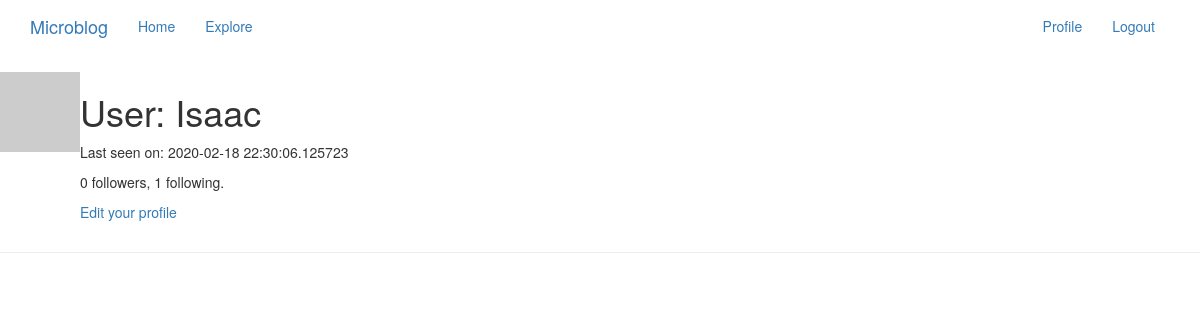
/user/Isaac (signed in), run on an earlier commit of the app's database.
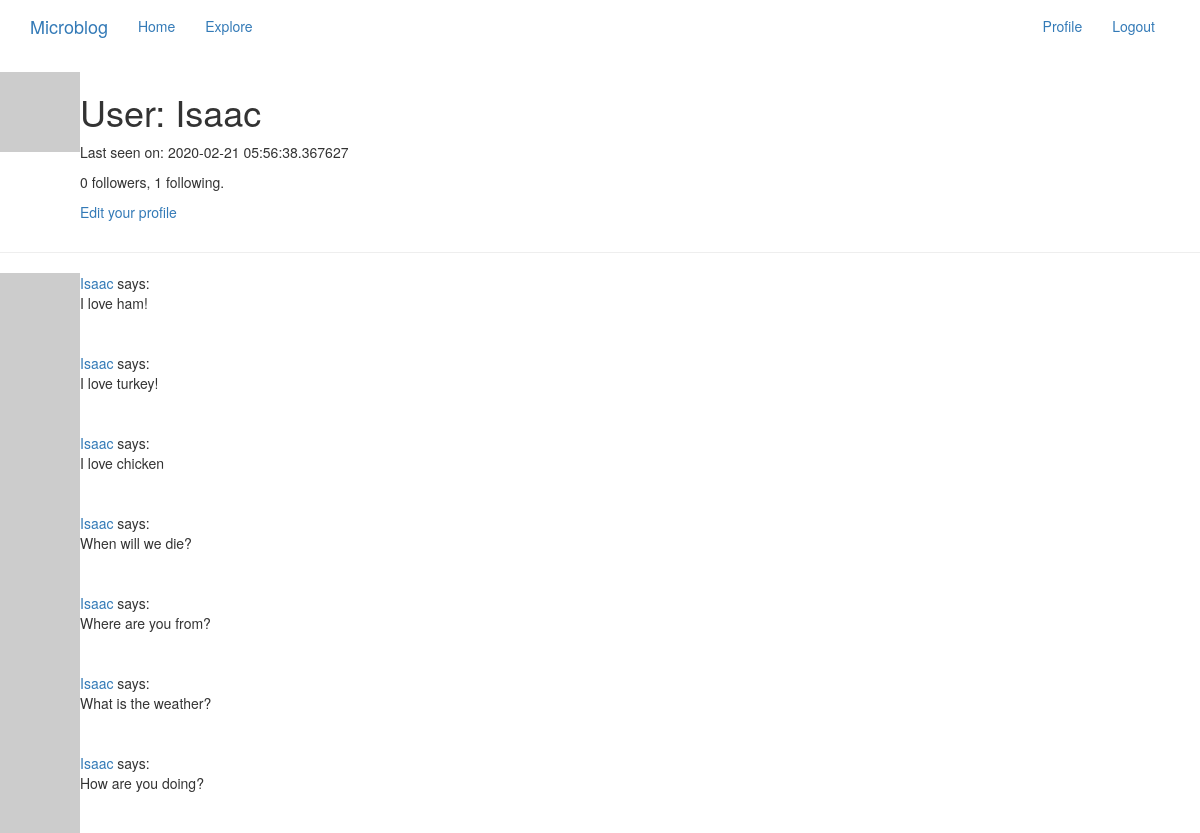
And on a later commit of the database.
### app/models.py (models this page shows, shortened)
class User(UserMixin, db.Model):
    id = db.Column(db.Integer, primary_key=True)
    username = db.Column(db.String(64), index=True, unique=True)
    email = db.Column(db.String(120), index=True, unique=True)
    password_hash = db.Column(db.String(128))
    posts = db.relationship('Post', backref='author', lazy='dynamic')
    about_me = db.Column(db.String(140))
    last_seen = db.Column(db.DateTime, default=datetime.utcnow)
    followed = db.relationship(
        'User', secondary=followers,
        primaryjoin=(followers.c.follower_id == id),
        secondaryjoin=(followers.c.followed_id == id),
        backref=db.backref('followers', lazy='dynamic'), lazy='dynamic')
    def avatar(self, size):
        digest = md5(self.email.lower().encode('utf-8')).hexdigest()
        return f'https://www.gravatar.com/avatar/{digest}?d=retro&s={size}'

class Post(db.Model):
    id = db.Column(db.Integer, primary_key=True)
    body = db.Column(db.String(140))
    timestamp = db.Column(db.DateTime, index=True, default=datetime.utcnow)
    user_id = db.Column(db.Integer, db.ForeignKey('user.id'))

### app/routes.py (the view)
@app.route('/user/<username>')
@login_required
def user(username):
    user = User.query.filter_by(username=username).first_or_404()
    page = request.args.get('page', 1, type=int)
    posts = user.posts.order_by(Post.timestamp.desc()).paginate(
        page, app.config["POSTS_PER_PAGE"], False)
    next_url = url_for('index', username=user.username, page=posts.next_num) \
        if posts.has_next else None
    prev_url = url_for('index', username=user.username, page=posts.prev_num) \
        if posts.has_prev else None
    return render_template('user.html', user=user, posts=posts.items,
                            next_url=next_url, prev_url=prev_url)

### app/models.py (called while the page is built)
@login.user_loader
def load_user(id):
    return User.query.get(int(id))

### app/routes.py (called while the page is built)
@app.before_request
def before_request():
    if current_user.is_authenticated:
        current_user.last_seen = datetime.utcnow()
        db.session.commit()

### app/templates/user.html (shortened to what this page needs)
{% extends "base.html" %}
{% block content %}
    <table>
        <tr valign="top">
            <td><img src="{{ user.avatar(128) }}"></td>
            <td>
                <h1>User: {{ user.username }}</h1>
                {% if user.last_seen %}<p>Last seen on: {{ user.last_seen }}</p>{% endif %}
                <p>{{ user.followers.count() }} followers, {{ user.followed.count() }} following.</p>
                {% if user == current_user %}
                <p><a href="{{ url_for('edit_profile') }}">Edit your profile</a></p>
                {% elif not current_user.is_following(user) %}
                <p><a href="{{ url_for('follow', username=user.username) }}">Follow</a></p>
                {% else %}
                <p><a href="{{ url_for('unfollow', username=user.username) }}">Unfollow</a></p>
                {% endif %}
            </td>
        </tr>
    </table>
    <hr>
    {% for post in posts %}
        {% include '_post.html' %}
    {% endfor %}
{% endblock %}

### app/templates/_post.html
<table>
    <tr valign='top'>
        <td><img src="{{ post.author.avatar(36) }}"></td>
        <td>
            <a href="{{ url_for('user', username=post.author.username) }}">
                {{ post.author.username }}
            </a>
            says:<br>{{ post.body }}
        </td>
    </tr>
</table>

What changed in the data, as far as the page shows it:
changed User "Isaac": last_seen "2020-02-18 22:30:06.125723" → "2020-02-21 05:56:38.367627"
added Post: author.username "Isaac", body "I love ham!"
added Post: author.username "Isaac", body "I love turkey!"
added Post: author.username "Isaac", body "I love chicken"
added Post: author.username "Isaac", body "When will we die?"
added Post: author.username "Isaac", body "Where are you from?"
added Post: author.username "Isaac", body "What is the weather?"
added Post: author.username "Isaac", body "How are you doing?"
